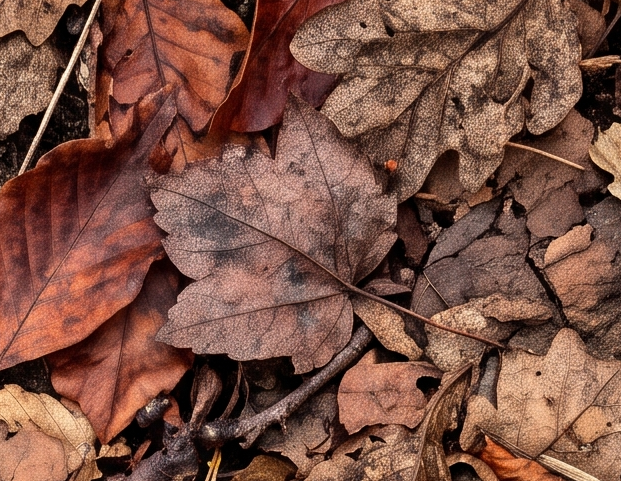
#> input picture PracticalAssessments_AjithJohnVarghese/Excercise2_input_twigs.png, 621 x 481 px
$ jupyter execute Excercise2_ComputerVision_PractAssess_AjithJohnVarghese.ipynb   (shell and % lines are left out)
#> lines starting #> are read from the running program, lines starting #| are printed output that depends on the picture
[cell 1]
import cv2
import numpy as np
import matplotlib.pyplot as plt

[cell 2]
# Load the two images
img1 = cv2.imread('Excercise2_input_twigs.png')
#> img1 is the input picture: shape (481, 621, 3); mean B, G, R 67.9, 81.4, 123.5
img2 = cv2.imread('Excercise2_input_bricks.png')
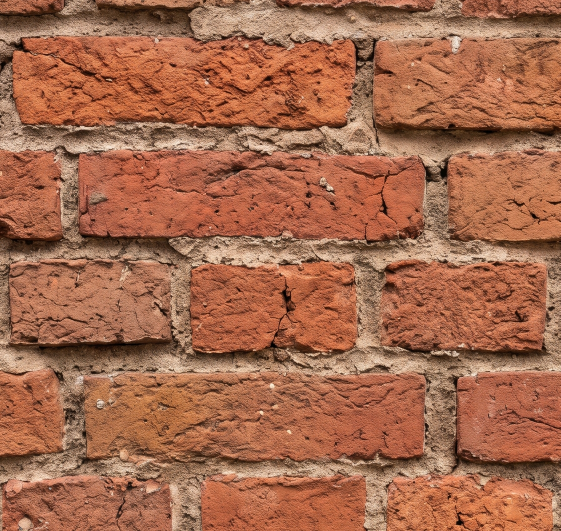
#> input picture PracticalAssessments_AjithJohnVarghese/Excercise2_input_bricks.png, 1121 x 1062 px (shown at 1/2 size)
#> img2 is the input picture: shape (1062, 1121, 3); mean B, G, R 77.5, 105.6, 164.6

# Check whether images are loaded successfully
if img1 is None or img2 is None:
    print("Error: Unable to load images. Check the file paths.")
else:
    print("Both images loaded successfully.")

[cell 3]
# Resize the second image to match the first image
img2 = cv2.resize(img2, (img1.shape[1], img1.shape[0]))
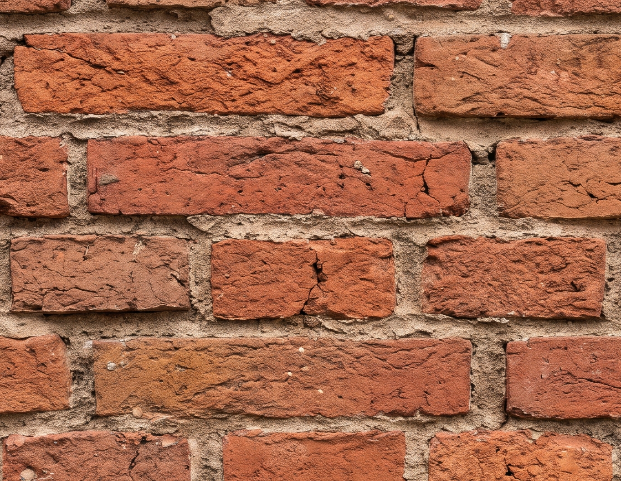
#> img2: shape (481, 621, 3); mean B, G, R 77.4, 105.5, 164.5

print("Image 1 dimensions:", img1.shape)
#| Image 1 dimensions: (481, 621, 3)
print("Image 2 dimensions:", img2.shape)
#| Image 2 dimensions: (481, 621, 3)

[cell 4]
# Blend the images
# 0.6 = weight of first image
# 0.4 = weight of second image
# 0 = gamma value

blended = cv2.addWeighted(img1, 0.5, img2, 0.5, 0)
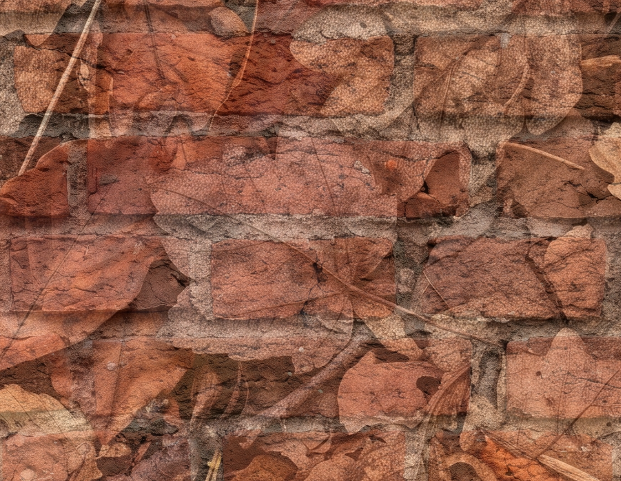
#> blended: shape (481, 621, 3); mean B, G, R 72.7, 93.4, 144

print("Image blending completed successfully.")

[cell 5]
# Convert BGR images to RGB
img1_rgb = cv2.cvtColor(img1, cv2.COLOR_BGR2RGB)
img2_rgb = cv2.cvtColor(img2, cv2.COLOR_BGR2RGB)
blended_rgb = cv2.cvtColor(blended, cv2.COLOR_BGR2RGB)

# Display all three images
plt.figure(figsize=(15, 5))

plt.subplot(1, 3, 1)
plt.imshow(img1_rgb)
plt.title("Original Image 1")
plt.axis('off')

plt.subplot(1, 3, 2)
plt.imshow(img2_rgb)
plt.title("Original Image 2")
plt.axis('off')

plt.subplot(1, 3, 3)
plt.imshow(blended_rgb)
plt.title("Blended Image")
plt.axis('off')

plt.tight_layout()
plt.show()
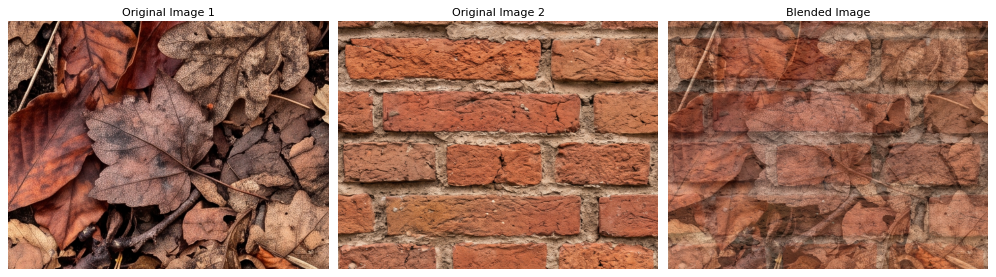
#> figure drawn by matplotlib, 3 panels
